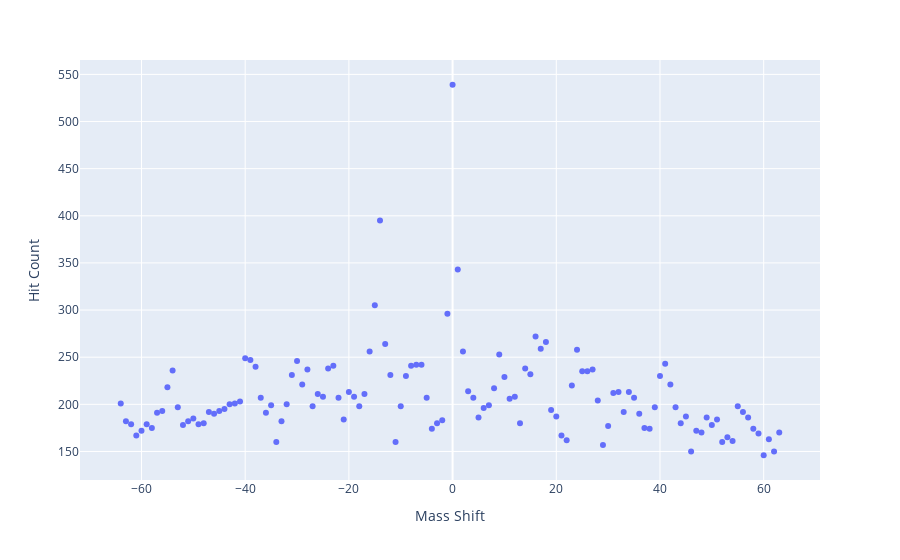

Source (notebook cell):
### Code cell
fig = px.scatter(df_shift_hits, x='shift', y='hit', labels={'shift': 'Mass Shift', 'hit': 'Hit Count'})
fig.show()

### Figure 1 — Plotly figure (JSON) as saved in the notebook; plotly's stock layout.template omitted (floating-point values rounded to 4 significant figures)
{"data": [{"hovertemplate": "Mass Shift=%{x}<br>Hit Count=%{y}<extra></extra>", "legendgroup": "", "marker": {"color": "#636efa", "symbol": "circle"}, "mode": "markers", "name": "", "orientation": "v", "showlegend": false, "type": "scatter", "x": [-64, -63, -62, -61, -60, -59, -58, -57, -56, -55, -54, -53, -52, -51, -50, -49, -48, -47, -46, -45, -44, -43, -42, -41, -40, -39, -38, -37, -36, -35, -34, -33, -32, -31, -30, -29, -28, -27, -26, -25, -24, -23, -22, -21, -20, -19, -18, -17, -16, -15, -14, -13, -12, -11, -10, -9, -8, -7, -6, -5, -4, -3, -2, -1, 0, 1, 2, 3, 4, 5, 6, 7, 8, 9, 10, 11, 12, 13, 14, 15, 16, 17, 18, 19, 20, 21, 22, 23, 24, 25, 26, 27, 28, 29, 30, 31, 32, 33, 34, 35, 36, 37, 38, 39, 40, 41, 42, 43, 44, 45, 46, 47, 48, 49, 50, 51, 52, 53, 54, 55, 56, 57, 58, 59, 60, 61, 62, 63], "xaxis": "x", "y": [201, 182, 179, 167, 172, 179, 175, 191, 193, 218, 236, 197, 178, 182, 185, 179, 180, 192, 190, 193, 195, 200, 201, 203, 249, 247, 240, 207, 191, 199, 160, 182, 200, 231, 246, 221, 237, 198, 211, 208, 238, 241, 207, 184, 213, 208, 198, 211, 256, 305, 395, 264, 231, 160, 198, 230, 241, 242, 242, 207, 174, 180, 183, 296, 539, 343, 256, 214, 207, 186, 196, 199, 217, 253, 229, 206, 208, 180, 238, 232, 272, 259, 266, 194, 187, 167, 162, 220, 258, 235, 235, 237, 204, 157, 177, 212, 213, 192, 213, 207, 190, 175, 174, 197, 230, 243, 221, 197, 180, 187, 150, 172, 170, 186, 178, 184, 160, 165, 161, 198, 192, 186, 174, 169, 146, 163, 150, 170], "yaxis": "y"}], "layout": {"legend": {"tracegroupgap": 0}, "margin": {"t": 60}, "xaxis": {"anchor": "y", "domain": [0, 1], "title": {"text": "Mass Shift"}}, "yaxis": {"anchor": "x", "domain": [0, 1], "title": {"text": "Hit Count"}}}}
